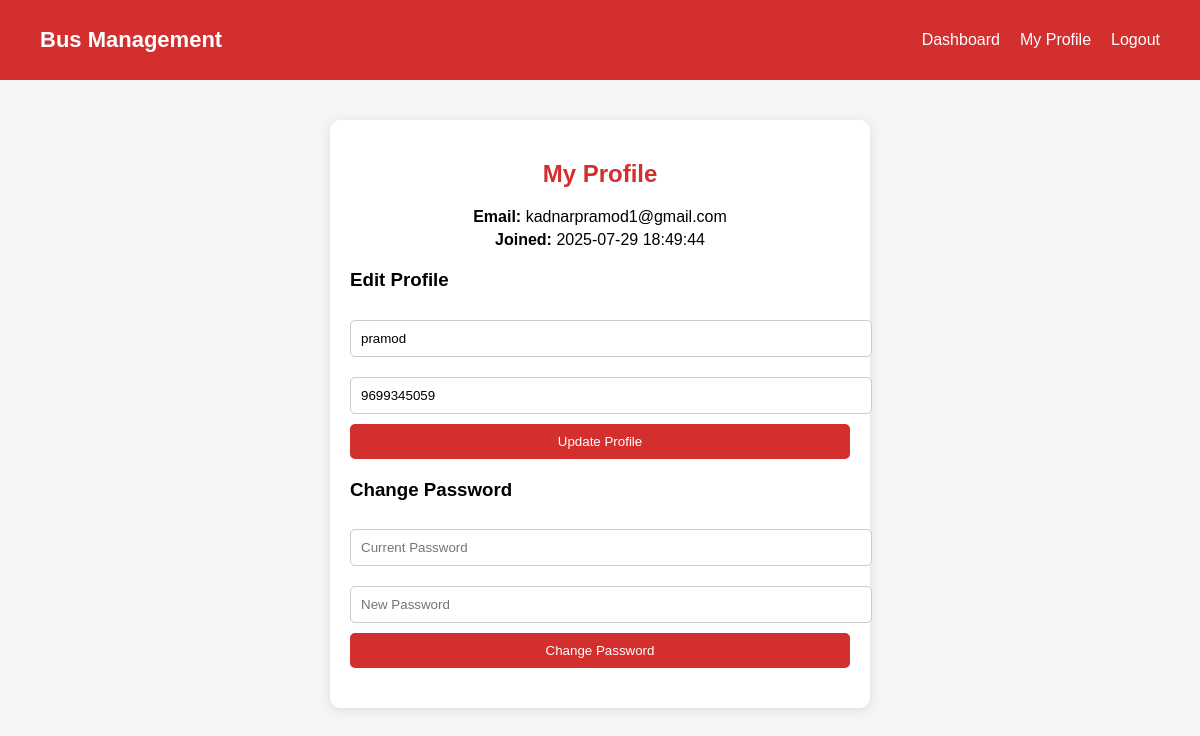
Page /usersite/my_profile.php (signed in) on the committed database.
### tables this page shows
CREATE TABLE `users` (
  `id` int(11) NOT NULL,
  `name` varchar(100) NOT NULL,
  `email` varchar(100) NOT NULL,
  `phone` varchar(15) NOT NULL,
  `password` varchar(255) NOT NULL,
  `created_at` timestamp NOT NULL DEFAULT current_timestamp()
);

### usersite/my_profile.php (the view, shortened to what this page needs)
<?php
include 'config.php';
$user_id = $_SESSION['user_id'];
$stmt = $conn->prepare("SELECT name, email, phone, created_at FROM users WHERE id = ?");
$stmt->bind_param("i", $user_id);
$stmt->execute();
$stmt->bind_result($name, $email, $phone, $created_at);
?>
<!DOCTYPE html>
<html lang="en">
<head>
</head>
<body>
<nav>
    <div class="logo">Bus Management</div>
    <ul>
        <li><a href="user_dashboard.php">Dashboard</a></li>
        <li><a href="profile.php">My Profile</a></li>
        <li><a href="logout.php">Logout</a></li>
    </ul>
</nav>
<div class="container">
    <h2>My Profile</h2>
    <div class="profile-info">
        <p><strong>Email:</strong> <?php echo htmlspecialchars($email); ?></p>
        <p><strong>Joined:</strong> <?php echo htmlspecialchars($created_at); ?></p>
    </div>
    <form method="POST">
        <h3>Edit Profile</h3>
        <input type="text" name="name" value="<?php echo htmlspecialchars($name); ?>" required>
        <input type="text" name="phone" value="<?php echo htmlspecialchars($phone); ?>" required>
        <button type="submit" name="update_profile">Update Profile</button>
    </form>
    <form method="POST">
        <h3>Change Password</h3>
        <input type="password" name="current_password" placeholder="Current Password" required>
        <input type="password" name="new_password" placeholder="New Password" required>
        <button type="submit" name="change_password">Change Password</button>
    </form>
</div>
</body>
</html>

### usersite/my_profile.php (style rules this page uses)
body { font-family: Arial, sans-serif; background: #f5f5f5; margin: 0; }
nav { background: #d32f2f; color: white; padding: 15px 40px; display: flex; justify-content: space-between; align-items: center; }
nav .logo { font-size: 22px; font-weight: bold; }
nav ul { list-style: none; display: flex; gap: 20px; }
nav ul li a { color: white; text-decoration: none; font-weight: 500; }
.container { max-width: 500px; margin: 40px auto; background: white; padding: 20px; border-radius: 10px; box-shadow: 0 2px 10px rgba(0,0,0,0.1); }
h2 { text-align: center; color: #d32f2f; }
form { margin-bottom: 20px; }
input { width: 100%; padding: 10px; margin: 10px 0; border: 1px solid #ccc; border-radius: 5px; }
button { background: #d32f2f; color: white; border: none; padding: 10px; width: 100%; border-radius: 5px; cursor: pointer; }
.profile-info { text-align: center; margin-bottom: 20px; }
.profile-info p { margin: 5px 0; }

### rows in the picture
users: email "kadnarpramod1@gmail.com", created_at "2025-07-29 18:49:44", name "pramod", phone "9699345059"
